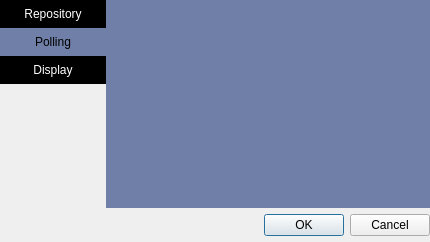
<?xml version="1.0" encoding="UTF-8"?>
<ui version="4.0">
 <class>Dialog</class>
 <widget class="QDialog" name="Dialog">
  <property name="geometry">
   <rect>
    <x>0</x>
    <y>0</y>
    <width>430</width>
    <height>242</height>
   </rect>
  </property>
  <property name="windowTitle">
   <string>Dialog</string>
  </property>
  <layout class="QVBoxLayout" name="verticalLayout">
   <property name="spacing">
    <number>6</number>
   </property>
   <property name="leftMargin">
    <number>0</number>
   </property>
   <property name="topMargin">
    <number>0</number>
   </property>
   <property name="rightMargin">
    <number>0</number>
   </property>
   <property name="bottomMargin">
    <number>6</number>
   </property>
   <item>
    <layout class="QHBoxLayout" name="horizontalLayout">
     <property name="spacing">
      <number>0</number>
     </property>
     <item>
      <widget class="QWidget" name="widget_2" native="true">
       <property name="styleSheet">
        <string notr="true">QPushButton
{
	border: 2px solid transparent;
	color: white;
	background-color: black;
	font: 12pt &quot;MS Shell Dlg 2&quot;;
	padding: 5px 22px 5px 22px;
}</string>
       </property>
       <layout class="QVBoxLayout" name="verticalLayout_2">
        <property name="spacing">
         <number>0</number>
        </property>
        <property name="margin">
         <number>0</number>
        </property>
        <item>
         <widget class="QPushButton" name="pushButton">
          <property name="text">
           <string>Repository</string>
          </property>
         </widget>
        </item>
        <item>
         <widget class="QPushButton" name="pushButton_2">
          <property name="styleSheet">
           <string notr="true">background-color: #707FA8;
color: black;</string>
          </property>
          <property name="text">
           <string>Polling</string>
          </property>
         </widget>
        </item>
        <item>
         <widget class="QPushButton" name="pushButton_3">
          <property name="text">
           <string>Display</string>
          </property>
         </widget>
        </item>
        <item>
         <spacer name="verticalSpacer">
          <property name="orientation">
           <enum>Qt::Vertical</enum>
          </property>
          <property name="sizeHint" stdset="0">
           <size>
            <width>20</width>
            <height>40</height>
           </size>
          </property>
         </spacer>
        </item>
       </layout>
      </widget>
     </item>
     <item>
      <widget class="QWidget" name="widget" native="true">
       <property name="sizePolicy">
        <sizepolicy hsizetype="Expanding" vsizetype="Preferred">
         <horstretch>0</horstretch>
         <verstretch>0</verstretch>
        </sizepolicy>
       </property>
       <property name="styleSheet">
        <string notr="true">.QWidget
{
	border: solid blue;
	border-width: 0px 0px 0px 0px;
	background-color: #707FA8;
}</string>
       </property>
      </widget>
     </item>
    </layout>
   </item>
   <item>
    <widget class="QDialogButtonBox" name="buttonBox">
     <property name="orientation">
      <enum>Qt::Horizontal</enum>
     </property>
     <property name="standardButtons">
      <set>QDialogButtonBox::Cancel|QDialogButtonBox::Ok</set>
     </property>
     <property name="centerButtons">
      <bool>false</bool>
     </property>
    </widget>
   </item>
  </layout>
 </widget>
 <resources/>
 <connections>
  <connection>
   <sender>buttonBox</sender>
   <signal>accepted()</signal>
   <receiver>Dialog</receiver>
   <slot>accept()</slot>
   <hints>
    <hint type="sourcelabel">
     <x>248</x>
     <y>254</y>
    </hint>
    <hint type="destinationlabel">
     <x>157</x>
     <y>274</y>
    </hint>
   </hints>
  </connection>
  <connection>
   <sender>buttonBox</sender>
   <signal>rejected()</signal>
   <receiver>Dialog</receiver>
   <slot>reject()</slot>
   <hints>
    <hint type="sourcelabel">
     <x>316</x>
     <y>260</y>
    </hint>
    <hint type="destinationlabel">
     <x>286</x>
     <y>274</y>
    </hint>
   </hints>
  </connection>
 </connections>
</ui>
